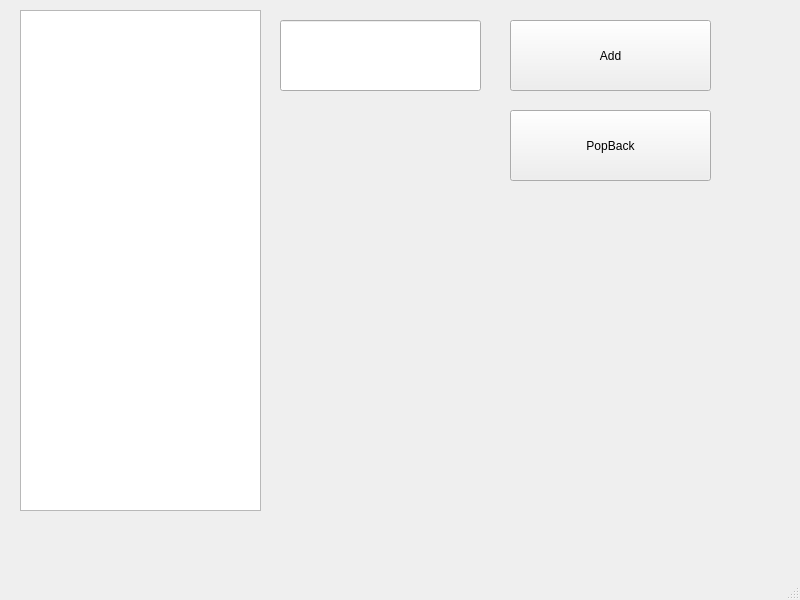
<?xml version="1.0" encoding="UTF-8"?>
<ui version="4.0">
 <class>MainWindow</class>
 <widget class="QMainWindow" name="MainWindow">
  <property name="geometry">
   <rect>
    <x>0</x>
    <y>0</y>
    <width>800</width>
    <height>600</height>
   </rect>
  </property>
  <property name="windowTitle">
   <string>MainWindow</string>
  </property>
  <widget class="QWidget" name="centralwidget">
   <widget class="QPlainTextEdit" name="plainTextEdit">
    <property name="geometry">
     <rect>
      <x>20</x>
      <y>10</y>
      <width>241</width>
      <height>501</height>
     </rect>
    </property>
    <property name="readOnly">
     <bool>true</bool>
    </property>
   </widget>
   <widget class="QPushButton" name="pushButton">
    <property name="geometry">
     <rect>
      <x>510</x>
      <y>20</y>
      <width>201</width>
      <height>71</height>
     </rect>
    </property>
    <property name="text">
     <string>Add</string>
    </property>
   </widget>
   <widget class="QPushButton" name="pushButton_2">
    <property name="geometry">
     <rect>
      <x>510</x>
      <y>110</y>
      <width>201</width>
      <height>71</height>
     </rect>
    </property>
    <property name="text">
     <string>PopBack</string>
    </property>
   </widget>
   <widget class="QLineEdit" name="lineEdit">
    <property name="geometry">
     <rect>
      <x>280</x>
      <y>20</y>
      <width>201</width>
      <height>71</height>
     </rect>
    </property>
   </widget>
  </widget>
  <widget class="QMenuBar" name="menubar">
   <property name="geometry">
    <rect>
     <x>0</x>
     <y>0</y>
     <width>800</width>
     <height>25</height>
    </rect>
   </property>
  </widget>
  <widget class="QStatusBar" name="statusbar"/>
 </widget>
 <resources/>
 <connections/>
</ui>
